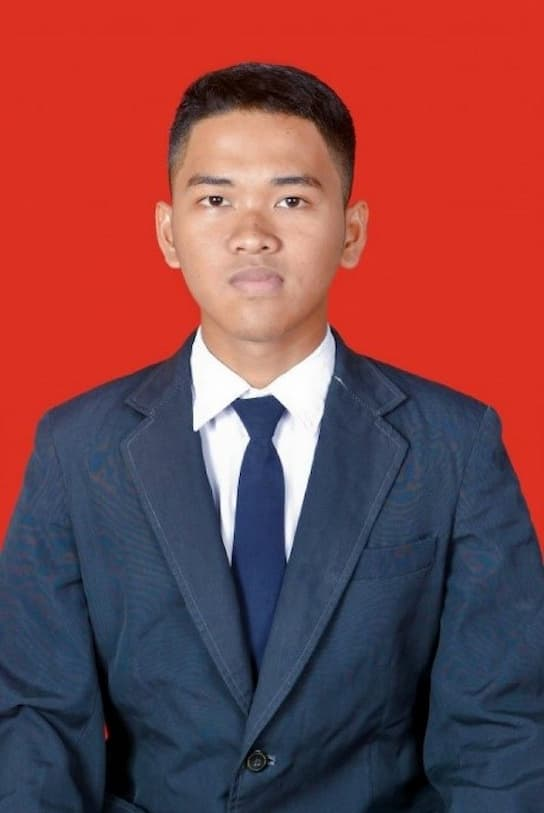
#> input picture 1.jpg, 544 x 813 px
$ jupyter execute 'Latihan 1 uts .ipynb'
#> lines starting #> are read from the running program, lines starting #| are printed output that depends on the picture; after the words box and inside, x2 and y2 are one past the last pixel; in counts of white or black regions, pixels touching at a corner belong together
[cell 1]
import cv2
import numpy as np


img = cv2.imread('1.jpg')
#> img is the input picture: shape (813, 544, 3); mean B, G, R 72.8, 68.3, 128.9


cv2.imshow('Anwar fuad', img)


cv2.waitKey(0)
cv2.destroyAllWindows()

[cell 2]
import cv2

image = cv2.imread('1.jpg')

height, width, channels = image.shape

print('Height:', height)
#| Height: 813
print('Width:', width)
#| Width: 544
print('Channels:', channels)
#| Channels: 3

[cell 3]
import numpy as np

data = np.array([50,77,30,1,22])
print(data)

[cell 4]
type(data)

[cell 5]
import numpy as np

matriks = np.array([[1,2,3],[4,5,6],[7,8,9]])
print(matriks)

[cell 6]
# array dimensi 3#

tigaDim = np.array([[[1,2,3],[4,5,6],[7,8,9]],
                  [[20,21,22],[23,24,25],[26,27,28]]])
print(tigaDim)

[cell 7]
jumBaris = tigaDim.shape[0]
jumKolom = tigaDim.shape[1]
jumKedalaman = tigaDim.shape[2]

print(jumBaris)
print(jumKolom)
print(jumKedalaman)

[cell 8]
import cv2
import numpy as np

dany2 = cv2.imread('1.jpg')
dany3 = cv2.imread('1.jpg')

weightedSum = cv2.addWeighted(dany2, 0.5, dany3, 0.4, 0)

cv2.imshow('anwar fuad', weightedSum)

if cv2.waitKey(0) & 0xff == 27:
#> (key Esc is pressed here)
    cv2.destroyAllWindows()

[cell 9]
import cv2

img = cv2.imread('1.jpg',1)


resize1 = cv2.resize(img, (256,256))
resize2 = cv2.resize(img, (0,0), fx = 0.5, fy = 0.5)

cv2.imwrite('resize_new.png', resize1)
cv2.imwrite('resize_new1.png', resize2)

cv2.imshow('anwar1', resize1)
cv2.imshow('anwar2', resize2)
cv2.waitKey(0)
cv2.destroyAllWindows()

# Tutorial Rotate

[cell 10]
import cv2
img = cv2.imread('1.jpg',1)
rotate1 = cv2.rotate(img, cv2.ROTATE_90_CLOCKWISE)
rotate2 = cv2.rotate(img, cv2.ROTATE_90_COUNTERCLOCKWISE)

cv2.imshow('anwar', rotate1)
cv2.imshow('fuad', rotate2)
cv2.waitKey(0)
cv2.destroyAllWindows()

[cell 11]
# contoh pemberian bingkai
# pada citra berskala keabu-abuan

import cv2

dany = cv2.imread('1.jpg')
hasil = dany.copy()

# pengolahan Dany
tebal = 25
hitam = [45,67,178]# R G B

jumBaris = hasil.shape[0]
jumKolom = hasil.shape[1]

#--- Bingkai di atas
for baris in range(tebal):
    for kolom in range(jumKolom):
        hasil[baris,kolom] = hitam
#> hasil: shape (813, 544, 3); 3.08% of pixels changed, all inside (x1, y1, x2, y2) = (0, 0, 544, 25)

#--- Bingkai di bawah
for baris in range(jumBaris-tebal-1,jumBaris):
    for kolom in range(jumKolom):
        hasil[baris,kolom] = hitam
#> hasil: shape (813, 544, 3); mean B, G, R 72.5, 69.5, 132.3

#--- Bingkai di kiri
for baris in range(tebal, jumBaris-tebal-1):
    for kolom in range(tebal):
        hasil[baris,kolom] = hitam
#> hasil: shape (813, 544, 3); mean B, G, R 72.1, 70.1, 133.1

#--- Bingkai di kanan
for baris in range(tebal, jumBaris-tebal-1):
    for kolom in range(jumKolom-tebal-1,jumKolom):
        hasil[baris,kolom] = hitam
#> hasil: shape (813, 544, 3); mean B, G, R 71.8, 70.7, 134.1

cv2.imshow('1', dany)
cv2.imshow('1', hasil)
cv2.waitKey(0)
cv2.destroyAllWindows()

[cell 12]
# Pembuatan Garis tegak dan mendatar
# melalui titik tengah Dany

import cv2
import sys

if len(sys.argv) == 1:
    print('Masukkan nama Berkas Gambar')

# Ekualisasi Histogram Citra Abu - abu
import cv2
import numpy as np

citra = cv2.imread('peppers.png',0)
ekual = cv2.equalizeHist(citra)
hasil = np.hstack((citra, ekual))

#tampilkan hasilnya
cv2.imshow('Hasil, hasil)
cv2.waitKey(0)
cv2.destroyAllWindows

[cell 13]
import cv2
import numpy as np

citra = cv2.imread('1.jpg',0)
ekual = cv2.equalizeHist(citra)
hasil = np.hstack((citra,ekual))
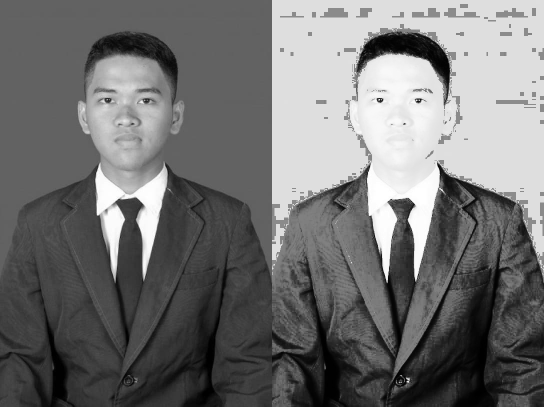
#> hasil: shape (813, 1088) (shown at 1/2 size); min 0, max 255, mean 114.2

cv2.imshow('Hasil', hasil)
cv2.waitKey(0)

[cell 14]
import cv2
import numpy as np

citra = cv2.imread('1.jpg')

lab = cv2.cvtColor(citra, cv2.COLOR_BGR2LAB)
#> lab: shape (813, 544, 3); mean of channels 0, 1, 2 100.1, 153.8, 140.3

kanalLAB = list (cv2.split(lab))
#> kanalLAB = 3 items

kanalLAB[0] = cv2.equalizeHist(kanalLAB[0])

lab = cv2.merge(kanalLAB)
#> lab: shape (813, 544, 3); mean of channels 0, 1, 2 140.9, 153.8, 140.3

bgr = cv2.cvtColor(lab, cv2.COLOR_LAB2BGR)

hasil = np.hstack((citra, bgr))
#> hasil: shape (813, 1088, 3)

#tampilkan hasil
cv2.imshow('Hasil', hasil)
cv2.waitKey(0)

# Ekualisasi Histogram Menggunakan CLAHE #

[cell 15]
import cv2
import numpy as np

citra = cv2.imread('1.jpg',0)
clahe = cv2.createCLAHE(clipLimit = 12,
                       tileGridSize =(8,8))

ekual = clahe.apply(citra)
hasil = np.hstack((citra,ekual))
#> hasil: shape (813, 1088)

cv2.imshow('Hasil', hasil)
cv2.waitKey(0)

# Ekualisasi Histogram Menggunakan CLAHE Berwarna

[cell 16]
import cv2
import numpy as np

citra = cv2.imread('1.jpg')

lab = cv2.cvtColor(citra, cv2.COLOR_BGR2LAB)

kanalLAB = list (cv2.split(lab))

clahe = cv2.createCLAHE(clipLimit = 12,
                       tileGridSize = (8,8))

kanalLAB[0] = clahe.apply(kanalLAB[0])

lab = cv2.merge(kanalLAB)
#> lab: shape (813, 544, 3); mean of channels 0, 1, 2 132.5, 153.8, 140.3

bgr = cv2.cvtColor(lab, cv2.COLOR_LAB2BGR)

hasil = np.hstack((citra,bgr))
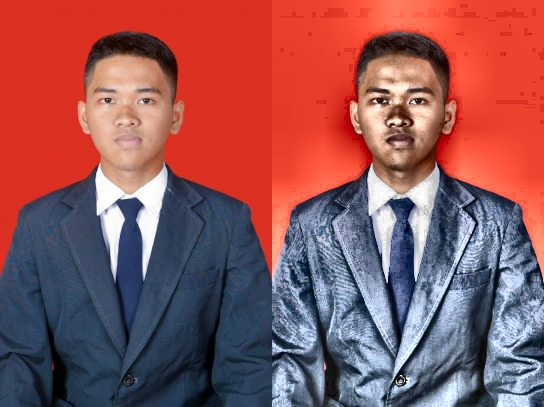
#> hasil: shape (813, 1088, 3) (shown at 1/2 size); mean B, G, R 88.9, 85.2, 144.7

cv2.imshow('Hasil', hasil)
cv2.waitKey(0)

# Histogram

[cell 17]
import matplotlib.pyplot as plt
import cv2
import sys
citra = cv2.imread('1.jpg')
histo = cv2.calcHist([citra],[0],None,[256],[0,256]) #kanal warna Biru
#> histo = 256 values, max 137423 at index 34, min 29 at index 209, mean 1727.6
plt.plot(histo)
plt.show()
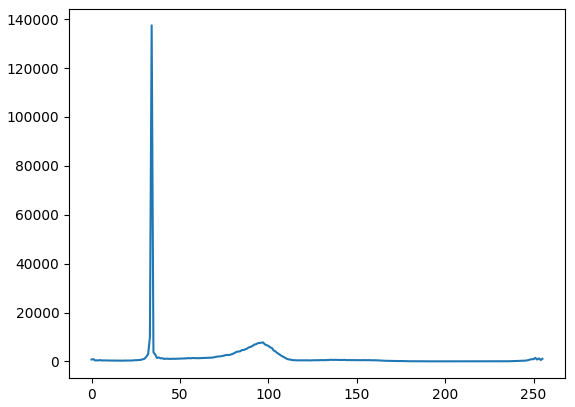
#> figure drawn by matplotlib, 1 panel; curve peaks at x = 34, y = 137423

[cell 18]
histo = cv2.calcHist([citra],[1], None,[256],[0,256])
#> histo = 256 values, max 140585 at index 48, min 37 at index 225, mean 1727.6
plt.plot(histo, color='red')
plt.show()

# <span style="color: red;">IMAGE TRANSLATION</span>

[cell 19]
import numpy as np
import cv2 as cv

img =cv.imread('1.jpg', 0)
rows, cols = img.shape
M = np.float32([[1, 0, 100], [0, 1, 50]])
dst = cv.warpAffine(img, M, (cols, rows))

cv.imshow('img', dst)
cv.waitKey(0)
cv.destroyAllWindows()

# <span style="color: red;">Image Reflection</span>

[cell 20]
import numpy as np
import cv2 as cv

img = cv.imread('1.jpg', 0)
rows, cols, = img.shape
M = np.float32([[1, 0, 0],
               [0, -1, rows],
               [0, 0, 1]])
reflected_img = cv.warpPerspective(img, M,
                                  (int(cols),
                                  int(rows)))
cv.imshow('img', reflected_img)
cv.imwrite('reflected_out.jpg', reflected_img)
cv.waitKey(0)
cv.destroyAllWindows()

# <span style="color: red;">Image Rotation</span>

[cell 21]
import numpy as np
import cv2 as cv

img = cv.imread('1.jpg', 0)
rows, cols, = img.shape
M = np.float32([[1, 0, 0],
               [0, -1, rows],
               [0, 0, 1]])
img_rotation = cv.warpAffine(img, cv.getRotationMatrix2D((cols/2, rows/2), 30, 0.6),
                                                         (cols, rows))

cv.imshow('img', img_rotation)
cv.imwrite('rotation_out.png', img_rotation)
cv.waitKey(0)
cv.destroyAllWindows()

# <span style="color: red;"> Image Scallaing</span>

[cell 22]
import numpy as np
import cv2 as cv

img = cv.imread('1.jpg', 0)
rows, cols, = img.shape
img_shrinked = cv.resize(img,(250, 200), interpolation = cv.INTER_AREA)
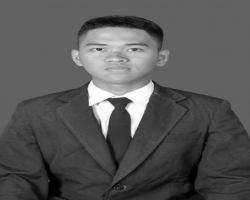
#> img_shrinked: shape (200, 250); min 0, max 254, mean 86.9

cv.imshow('img', img_shrinked)
img_enlarged = cv.resize(img_shrinked, None, fx=1.5, fy=1.5, interpolation = cv.INTER_CUBIC)

cv.imshow('img', img_enlarged)
cv.waitKey(0)
cv.destroyAllWindows()

# <span style="color: red;"> Image Cropping</span>

[cell 23]
import numpy as np
import cv2 as cv
img = cv.imread('1.jpg', 0)
cropped_img = img[100:300, 100:300]
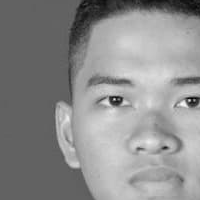
#> cropped_img: shape (200, 200); min 0, max 249, mean 140.6
cv.imshow('img', cropped_img)
cv.imwrite('cropped_out.jpg', cropped_img)
cv.waitKey(0)
cv.destroyAllWindows()

# <span style="color: orange;"> Image Shearing in X-Axis</span>

[cell 24]
import numpy as np
import cv2 as cv
img = cv.imread('1.jpg', 0)
rows, cols = img.shape
M = np.float32([[1, 0.5, 0],[0, 1, 0], [0, 0, 1]])
sheared_img = cv.warpPerspective(img, M,(int(cols*1.5), int(rows*1.5)))
cv.imshow('img', sheared_img)
cv.waitKey(0)
cv.destroyAllWindows()

# <span style="color: orange;"> Image Sheareing in Y-Axis</span>

[cell 25]
import numpy as np
import cv2 as cv
img = cv.imread('1.jpg', 0)
rows, cols = img.shape
M = np.float32([[1, 0, 0],[0.5, 1, 0], [0, 0, 1]])
sheared_img = cv.warpPerspective(img, M,(int(cols*1.5), int(rows*1.5)))
cv.imshow('sheared_y-axis_out.jpg', sheared_img)
cv.waitKey(0)
cv.destroyAllWindows()

#   <span style="color: yellow;">Filter Lolos Bawah</span>

[cell 26]
import cv2
import numpy as np

citra = cv2.imread('1.jpg', 0)
kernel = np.float32([[1,1,1],
                   [1,1,1],
                   [1,1,1]]) / 9
terfilter = cv2.filter2D(citra, -1, kernel)

hasil = np.hstack((citra, terfilter))
#> hasil: shape (813, 1088)

cv2.imshow('Hasil', hasil)
cv2.waitKey(0)

#  <span style="color: yellow;">Filter Lolos Tinggi</span>

[cell 27]
import cv2
import numpy as np

citra = cv2.imread('1.jpg', 0)
jumBaris, jumKolom = citra.shape[:2]

citra = cv2.resize(citra,
                  (int(0.5* jumBaris),int(0.5* jumKolom)))
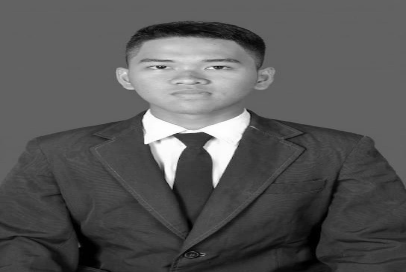
#> citra: shape (272, 406); min 0, max 255, mean 86.9

kernelA = np.float32([[0, -1, 0],
                     [-1, 4, -1],
                     [0, -1, 0]])

kernelB = np.float32([[-1, -1, -1],
                     [-1, 8, -1],
                     [-1, -1, -1]])

kernelC = np.float32([[1, -2, 1],
                     [-2, 4, -2],
                     [1, -2, 1]])

filterA = cv2.filter2D(citra, -1, kernelA)
filterB = cv2.filter2D(citra, -1, kernelB)
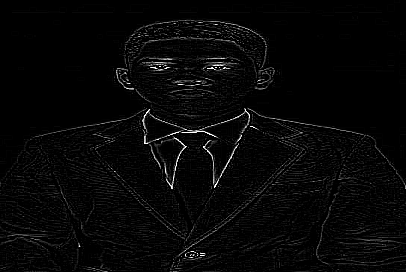
#> filterB: shape (272, 406); min 0, max 255, mean 7.2
filterC = cv2.filter2D(citra, -1, kernelC)

baris1 = np.hstack((citra, filterA))
baris2 = np.hstack((filterB, filterC))
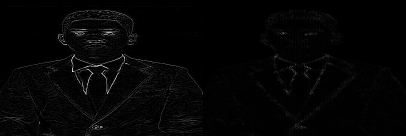
#> baris2: shape (272, 812) (shown at 1/2 size); min 0, max 255, mean 4.6

hasil = np.hstack((baris1, baris2))
#> hasil: shape (272, 1624)

cv2.imshow('Hasil', hasil)
cv2.waitKey(0)

#  <span style="color: orange;">Filter High Boost </span>

import cv2
import numpy as np

citra = cv2.imread('1.jpg', 0)
jumBaris, jumKolom = citra.shape[:2]

citra = cv2.resize(citra,
                  (int(0.5* jumBaris),int(0.5* jumKolom)))

kernelA = np.float32([[-1, -1, -1],
                     [-1, 9, -1],
                     [-1, -1, -1]])

kernelB = np.float32([[-1, -1, -1],
                     [-1, 10, -1],
                     [-1, -1, -1]])

kernelC = np.float32([[1, -1, -1],
                     [-1, 13, -1],
                     [-1, -1, -1]])

filterA = cv2.filter2D(citra, -1, kernelA)
filterB = cv2.filter2D(citra, -1, kernelB)
filterC = cv2.filter2D(citra, -1, kernelC)

baris1 = np.hstack((citra, filterA))
baris2 = np.hstack((filterB, filterC))

hasil = np.hstack((baris1, baris2))

cv2.imshow('Hasil', hasil)
cv2.waitKey(0)

# <span style="color: yellow;">Filter Penonjolan   </span>

[cell 28]
import cv2
import numpy as np

citra = cv2.imread('1.jpg', 0)
kernel = np.float32([[-2,0,0],
                   [0, 0, 0],
                   [0, 0, 2]])
terfilter = cv2.filter2D(citra, -1, kernel)
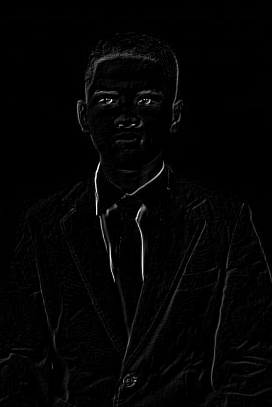
#> terfilter: shape (813, 544) (shown at 1/2 size); min 0, max 255, mean 3.8
hasil = np.hstack(((citra, terfilter)))
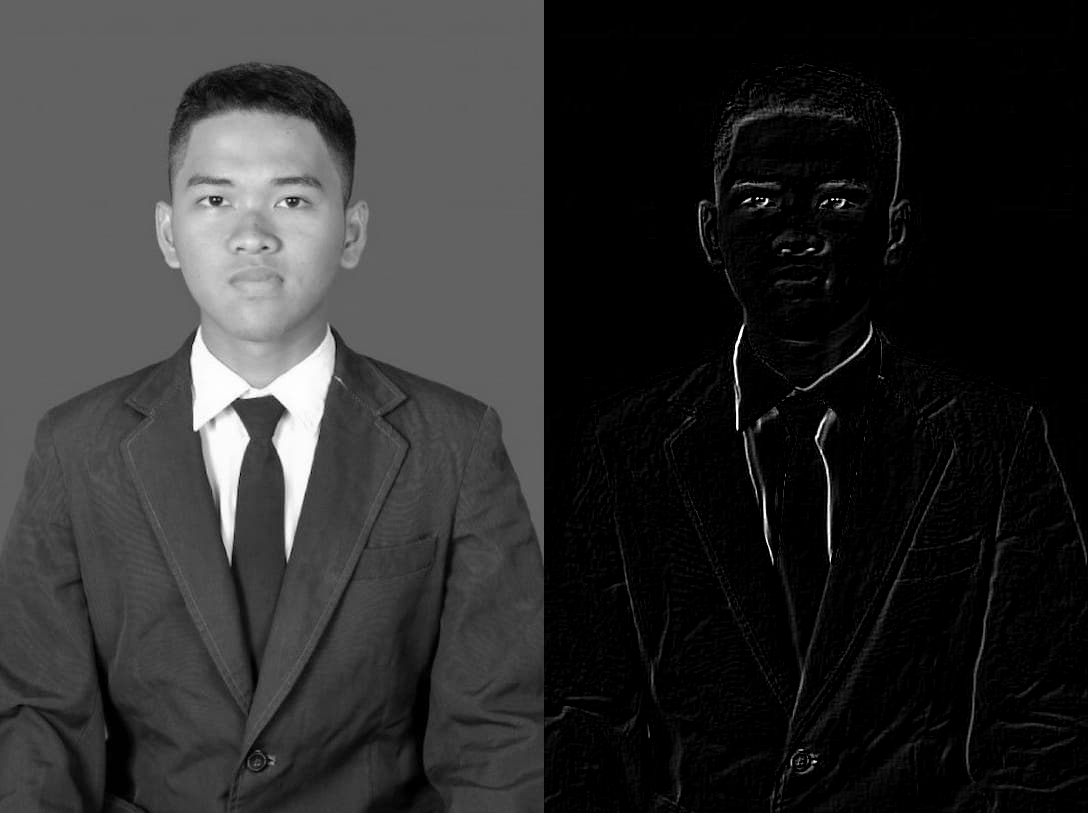
#> hasil: shape (813, 1088); min 0, max 255, mean 45.4

cv2.imshow('Hasil', hasil)
cv2.waitKey(0)

$ run again, with 2.jpg copied over 1.jpg
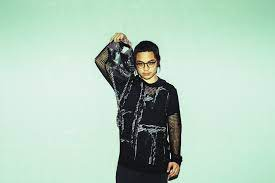
#> input picture 2.jpg, 275 x 183 px
#> img is the input picture: shape (183, 275, 3); mean B, G, R 188.9, 204.2, 178.9
#| Height: 183
#| Width: 275
#| Channels: 3
#> after the loop `for baris in range(tebal, jumBaris-tebal-1):`:
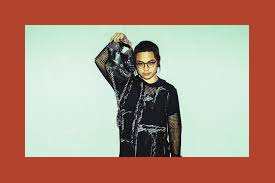
#> hasil: shape (183, 275, 3); mean B, G, R 126.3, 142.3, 176.8
#> kanalLAB = 3 items
#> `histo = cv2.calcHist([citra],[0],None,[256],[0,256])`: histo = 256 values, max 3253 at index 230, min 0 at index 249, mean 196.6
#> `histo = cv2.calcHist([citra],[1], None,[256],[0,256])`: histo = 256 values, max 7303 at index 238, min 1 at index 203, mean 196.6
#> `hasil = np.hstack(((citra, terfilter)))`:
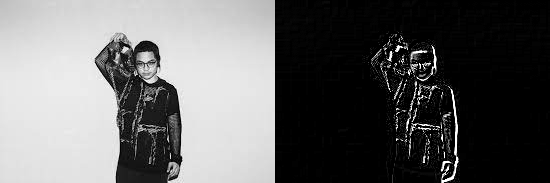
#> hasil: shape (183, 550); min 0, max 255, mean 101.4

$ run again, with Rizki.jpg copied over 1.jpg
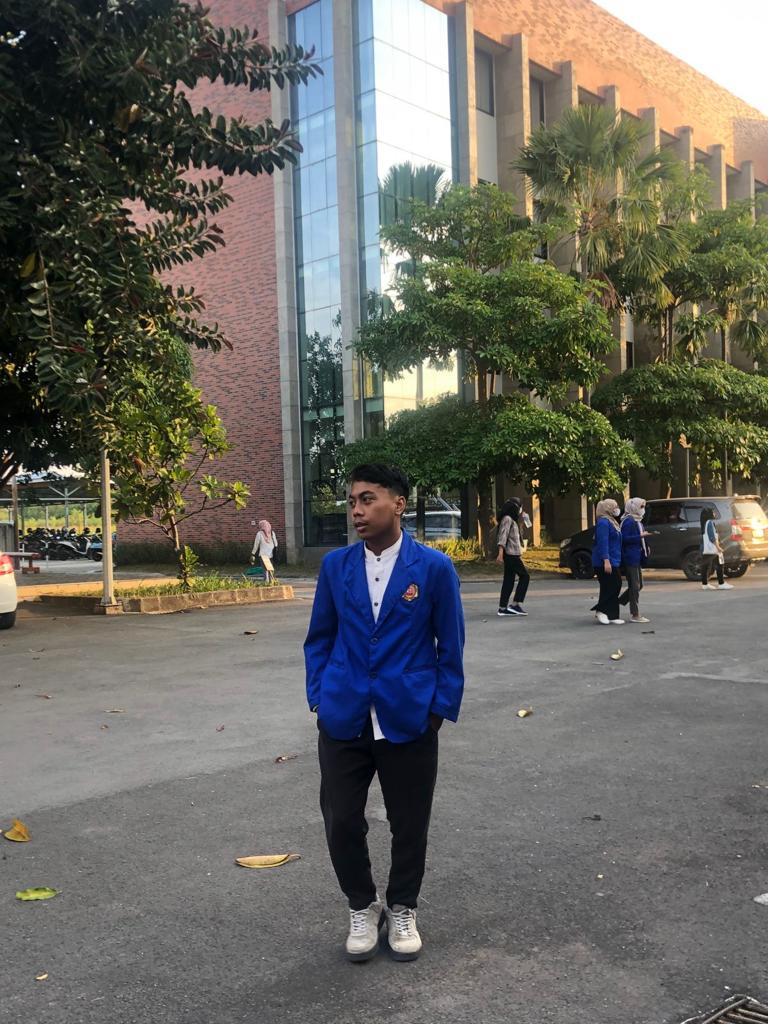
#> input picture Rizki.jpg, 768 x 1024 px
#> img is the input picture: shape (1024, 768, 3); mean B, G, R 96.8, 103.9, 105.1
#| Height: 1024
#| Width: 768
#| Channels: 3
#> kanalLAB = 3 items
#> `ekual = clahe.apply(citra)`:
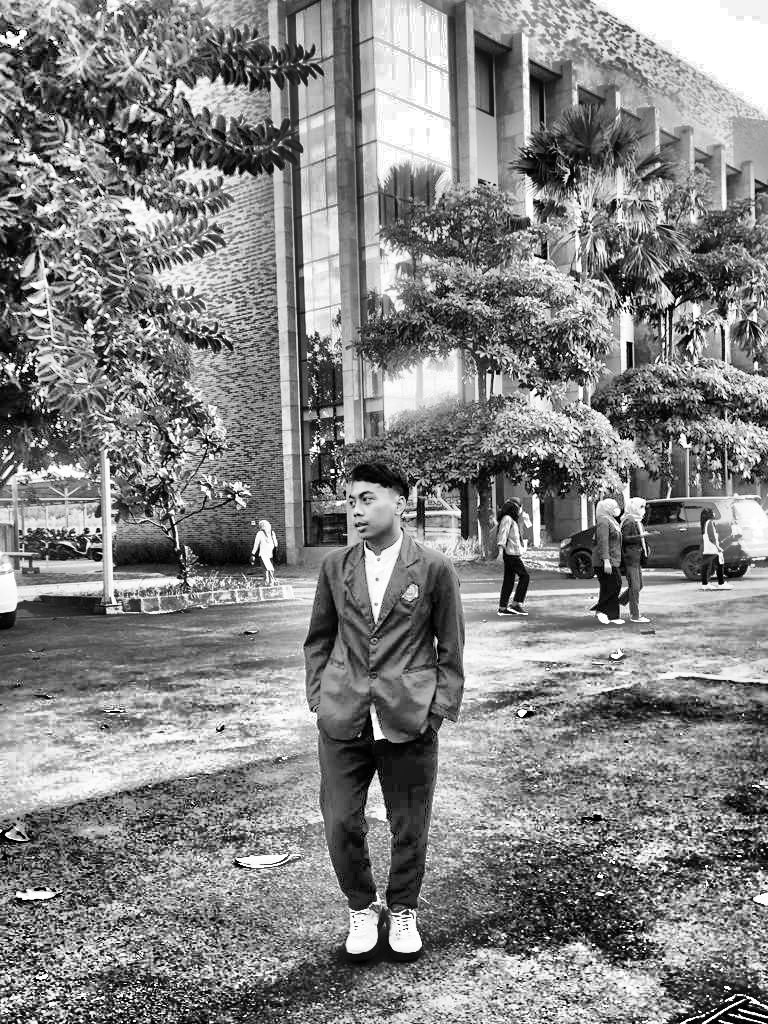
#> ekual: shape (1024, 768); min 0, max 255, mean 131.7
#> `histo = cv2.calcHist([citra],[0],None,[256],[0,256])`: histo = 256 values, max 13096 at index 255, min 113 at index 245, mean 3072
#> `histo = cv2.calcHist([citra],[1], None,[256],[0,256])`: histo = 256 values, max 14655 at index 255, min 114 at index 231, mean 3072
